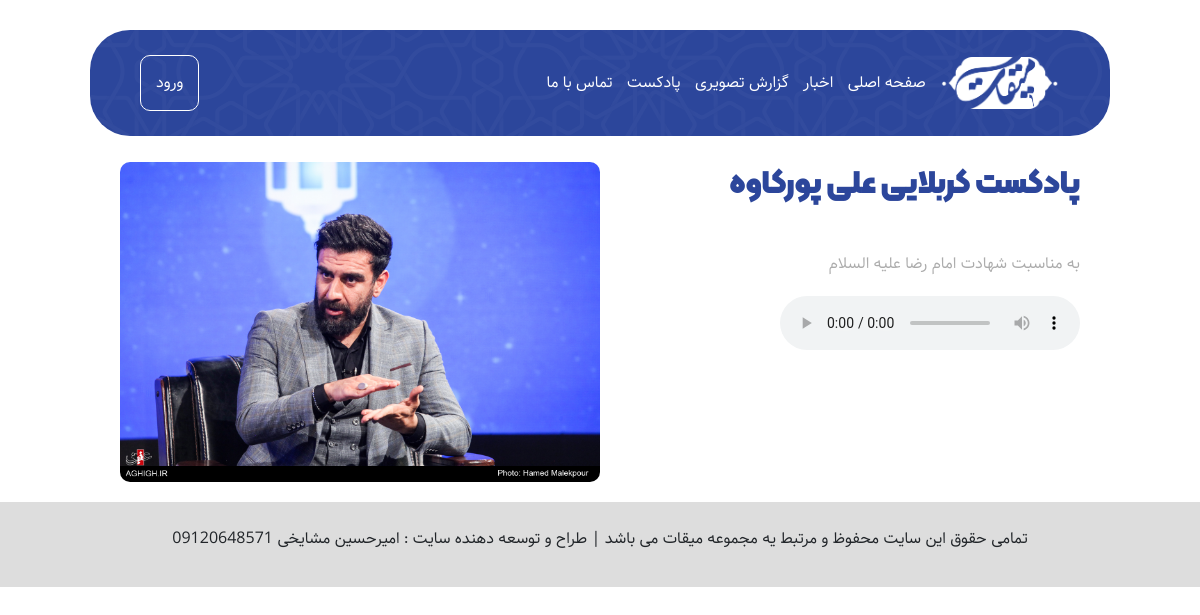
Screenshot of /postpodcast.php?id=11 with the database file from the repository.
### tables this page shows
CREATE TABLE `podcast` (
  `pid` int(11) NOT NULL,
  `title` varchar(255) NOT NULL,
  `tozihat` text NOT NULL,
  `imageshakhes` varchar(255) NOT NULL,
  `music` varchar(255) NOT NULL,
  `date` date NOT NULL
);

### postpodcast.php (the view, shortened to what this page needs)
<?php
if(isset($_REQUEST['id'])){
  $conn = mysqli_connect('localhost','root','');
  $querypodcast = mysqli_query($conn,'select * from podcast where pid='.$_REQUEST['id']);
  $podcast= mysqli_fetch_array($querypodcast,MYSQLI_ASSOC);
}
else{
  die('404');
}
?>
<!DOCTYPE html>
<html lang="fa">
<head>
    <link rel="stylesheet" href="./style/style.css">
    <link rel="stylesheet" href="./style/postblog.css">
    <link href="./bootstrap/bootstrap.min.css" rel="stylesheet">
</head>
<body>
    <header>
        <nav>
          <a href="./index.php" class="logo">
            <img src="./images/mighat-logo.png">
          </a>
          <a href="#">صفحه اصلی</a>
          <a href="blogs.php"> اخبار</a>
          <a href="#">گزارش تصویری</a>
          <a href="#">پادکست</a>
          <a href="#">تماس با ما</a>
        </nav>
          <a href="./login.php" class="btn-login">
            <span>ورود</span>
          </a>
      </header>
    <section class="blog">
        <div class="title">
            <h3 class="titleblog"><?php echo $podcast['title']?></h3>
        </div>
        <div class="imgshakhes">
            <img src="<?php echo $podcast['imageshakhes']?>">
        </div>
        <div class="chekide">
          <?php echo $podcast['tozihat']?>
          <audio controls>
              <source src="<?php echo $podcast['music']?>" type="audio/mp3">
          </audio>
        </div>
    </section>
    <section class="footer">
        <div class="copyright">
        <p>تمامی حقوق این سایت محفوظ و مرتبط یه مجموعه میقات می باشد  | طراح و توسعه دهنده سایت : امیرحسین مشایخی 09120648571</p>
        </div>
    </section>
</body>
</html>

### style/style.css (style rules this page uses)
:root { --aval: #2C469B; --narenji: #FF5722; }
* { padding: 0; margin: 0; box-sizing: border-box; font-family: 'Samim'; }
body { direction: rtl; }
header { width: 85%; background-image: url(../images/Frame-757.png); background-color: var(--aval); margin: 30px auto; display: flex; justify-content: space-between; align-items: center; border-radius: 40px; padding: 25px 50px; }
header nav .logo { display: inline-block; width: 120px; }
header nav .logo img { width: 100%; }
header nav a { color: white; margin-left: 10px; text-decoration: none; }
header .btn-login { color: white; border: 1px solid #fff; border-radius: 10px; text-decoration: none; padding: 15px; }
.copyright { display: flex; flex-wrap: wrap; justify-content: center; align-items: center; font-size: 16px; background-color: #ddd; padding-top: 25px; padding-bottom: 20px; }

### style/postblog.css (style rules this page uses)
:root { --aval: #2C469B; --narenji: #FF5722; }
.blog { width: 80%; margin: 20px auto; }
.titleblog { font-family: 'Kalameh'; font-size: 32px; color:var(--aval); width: 49%; }
.imgshakhes { display: flex; justify-content: end; margin-top: -50px; }
.imgshakhes img { width: 50%; border-radius: 10px; }
.chekide { position: absolute; top: 31%; text-align: justify; color: #acacac; width: 37%; line-height: 32px; }

### rows the page displays
podcast: title "پادکست کربلایی علی پورکاوه", imageshakhes (picture), tozihat "به مناسبت شهادت امام رضا علیه السلام"
